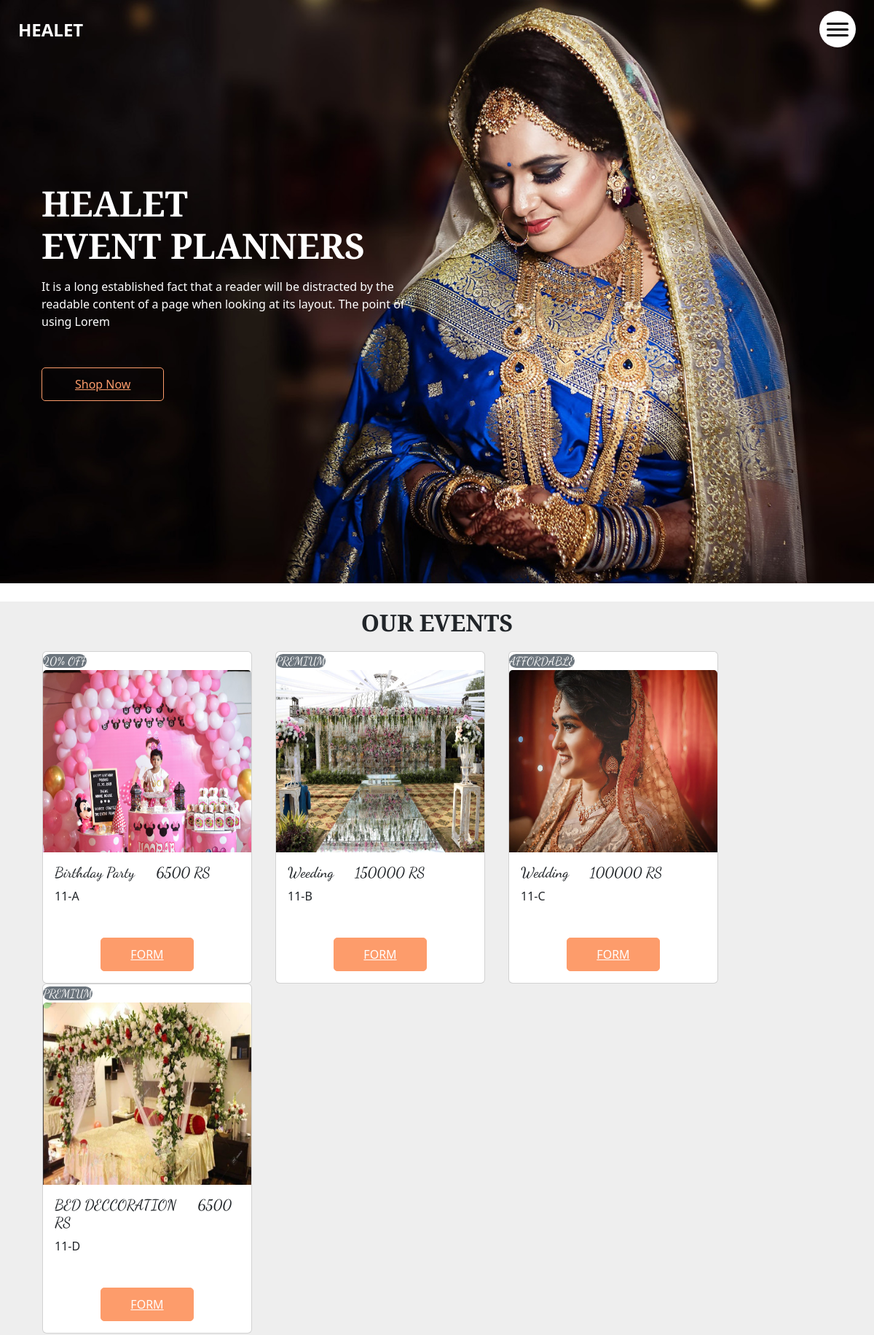
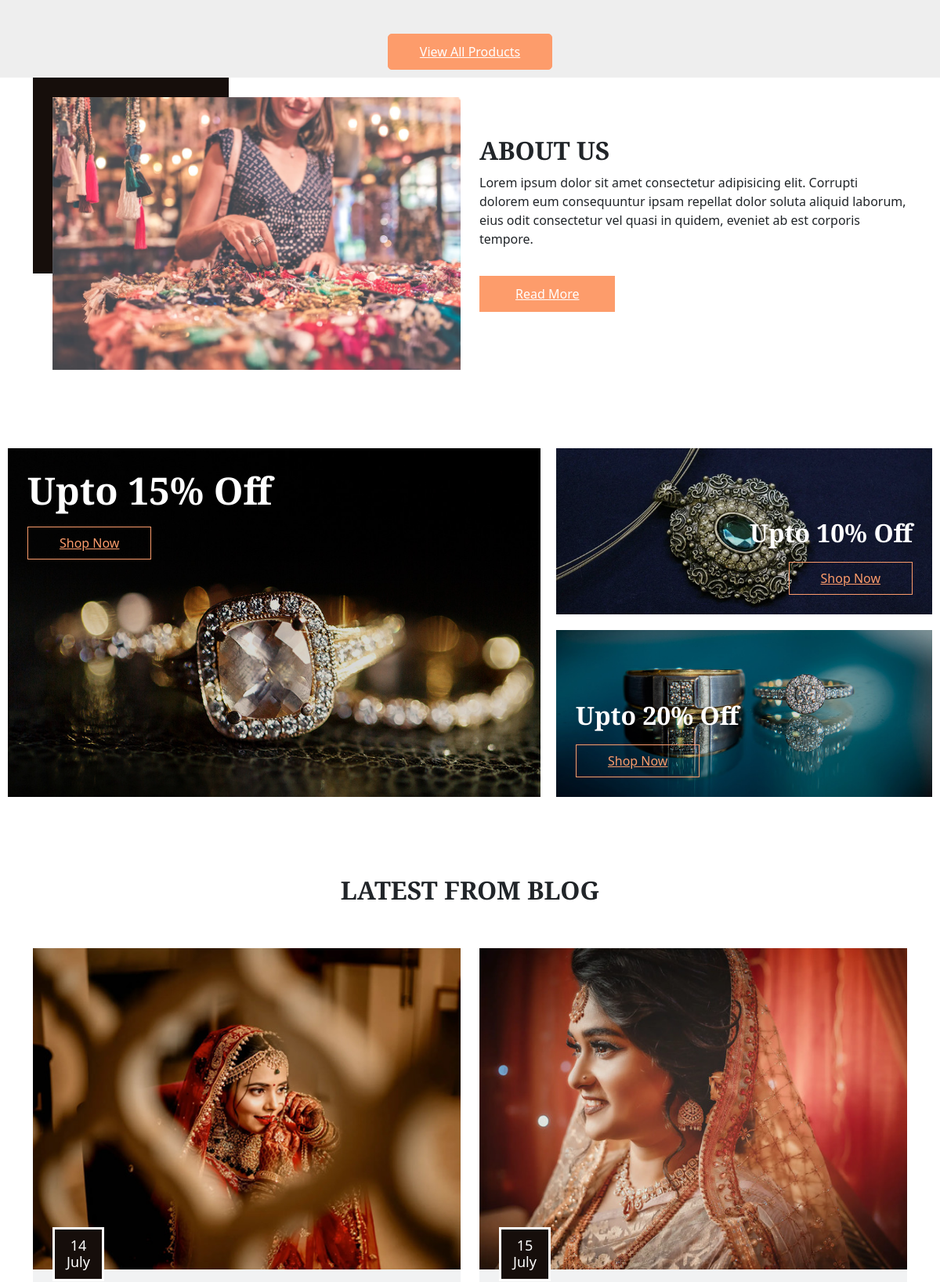
The page / (upper part) on the database its author committed (2 pictures, top to bottom).
### tables this page shows
CREATE TABLE `category` (
  `id` int(11) NOT NULL,
  `image` varchar(255) NOT NULL,
  `name` varchar(255) NOT NULL,
  `price` int(100) NOT NULL,
  `tag` varchar(225) NOT NULL,
  `location` varchar(225) NOT NULL
);

### index.php (the view, shortened to what this page needs)
<?php
$conn = new mysqli("localhost", "root", "", "event planner");
?>
<!DOCTYPE html>
<html>
<head>
  <link rel="stylesheet" type="text/css" href="css/bootstrap.css" />
  <link href="css/font-awesome.min.css" rel="stylesheet" />
  <link href="css/style.css" rel="stylesheet" />
  <link href="css/responsive.css" rel="stylesheet" />
  <link href="https://cdn.jsdelivr.net/npm/bootstrap@5.3.3/dist/css/bootstrap.min.css" rel="stylesheet">
</head>
</head>
<body>
  <header class="header_section">
    <div class="container-fluid">
      <nav class="navbar navbar-expand-lg custom_nav-container">
        <a class="navbar-brand" href="index.html">
          <span>
            Healet
          </span>
        </a>
        <div class="" id="">
          <div class="custom_menu-btn">
            <button onclick="openNav()">
              <span class="s-1"> </span>
              <span class="s-2"> </span>
              <span class="s-3"> </span>
            </button>
          </div>
        </div>
      </nav>
    </div>
  </header>
  <section class="slider_section position-relative">
    <div class="slider_bg_box">
      <img src="images/slider-bg.jpg" alt="">
    </div>
    <div class="container">
      <div class="col-md-9 col-lg-8">
        <div class="detail-box">
          <h1>
            HEALET
            <br> EVENT PLANNERS
          </h1>
          <p>
            It is a long established fact that a reader will be distracted by the readable content of a page when
            looking at its layout. The point of using Lorem
          </p>
          <div>
            <a href="" class="slider-link">
              Shop Now
            </a>
          </div>
        </div>
      </div>
    </div>
  </section>
  <section class="shop_section layout_padding">
    <div class="container">
      <div class="heading_container heading_center">
        <h2>
          OUR EVENTS
        </h2>
      </div>
      <div class="row">
          <div class="container-fluid d-flex flex-wrap ">
          <?php
$sql="SELECT * FROM `category`";
$rrr=mysqli_query($conn,$sql);
while($rowss=mysqli_fetch_array($rrr)){
?>
        <div class="card mx-3" style="width: 18rem;">
        <div >
  <span  class="rounded-pill text-white bg-secondary text-center" style="font-family: 'Dancing Script', cursive;
  font-optical-sizing: auto;
  font-weight: weight;
  font-style: normal;"><?php echo $rowss['tag'];?></span>
</div>
  <img src="<?php echo "images/".$rowss['image'];  ?>" class="card-img-top" width="200px" height="250px" alt="...">
  <div class="card-body">
    <h5 class="card-title" style="font-family: 'Dancing Script', cursive;
  font-optical-sizing: auto;
  font-weight: weight;
  font-style: normal;"> <?php echo $rowss['name'];?> <span class="mx-4"> <?php echo $rowss['price'];?> RS</span></h5>
<p><?php echo $rowss['location'];?></p>
<div class="btn-box">
        <a href="form.php">
          FORM
        </a>
      </div>
  </div>
  </div>
  <?php } ?>
        </div>
      <div class="btn-box">
        <a href="">
          View All Products
        </a>
      </div>
    </div>
  </section>
  <section class="about_section  ">
    <div class="container">
      <div class="row">
        <div class="col-md-6">
          <div class="img-box">
            <img src="images/about-img.jpg" alt="">
          </div>
        </div>
        <div class="col-md-6">
          <div class="detail-box">
            <div class="heading_container">
              <h2>
                About Us
              </h2>
            </div>
            <p>
              Lorem ipsum dolor sit amet consectetur adipisicing elit. Corrupti dolorem eum consequuntur ipsam repellat dolor soluta aliquid laborum, eius odit consectetur vel quasi in quidem, eveniet ab est corporis tempore.
            </p>
            <a href="">
              Read More
            </a>
          </div>
        </div>
      </div>
    </div>
  </section>
  <section class="offer_section layout_padding">
    <div class="container-fluid">
      <div class="row">
        <div class="col-md-7 px-0">
          <div class="box offer-box1">
            <img src="images/o1.jpg" alt="">
            <div class="detail-box">
              <h2>
                Upto 15% Off
              </h2>
              <a href="">
                Shop Now
              </a>
            </div>
          </div>
        </div>
        <div class="col-md-5 px-0">
          <div class="box offer-box2">
            <img src="images/o2.jpg" alt="">
            <div class="detail-box">
              <h2>
                Upto 10% Off
              </h2>
              <a href="">
                Shop Now
              </a>
            </div>
          </div>
          <div class="box offer-box3">
            <img src="images/o3.jpg" alt="">
            <div class="detail-box">
              <h2>
                Upto 20% Off
              </h2>
              <a href="">
                Shop Now
              </a>
            </div>
          </div>
        </div>
      </div>
    </div>
  </section>
  <section class="blog_section ">
    <div class="container">
      <div class="heading_container">
        <h2>
          Latest From Blog
        </h2>
      </div>
      <div class="row">
        <div class="col-md-6">
          <div class="box">
            <div class="img-box">
              <img src="images/b1.jpg" alt="">
              <h4 class="blog_date">
                14 <br>
                July
              </h4>
            </div>
            <div class="detail-box">
            </div>
          </div>
        </div>
        <div class="col-md-6">
          <div class="box">
            <div class="img-box">
              <img src="images/b2.jpg" alt="">
              <h4 class="blog_date">
                15 <br>
                July
              </h4>
            </div>
            <div class="detail-box">
            </div>
          </div>
        </div>
      </div>
    </div>
  </section>
</body>
</html>

### css/responsive.css (style rules this page uses)
@media (min-width: 1200px) { .container { max-width: 1170px; } }

### rows shown on the page
category: tag "20% OFF", image (picture), name "Birthday Party", price "6500", location "11-A"
category: tag "PREMIUM", image (picture), name "Weeding", price "150000", location "11-B"
category: tag "AFFORDABLE", image (picture), name "Wedding", price "100000", location "11-C"
category: tag "PREMIUM", image (picture), name "BED DECCORATION", price "6500", location "11-D"
